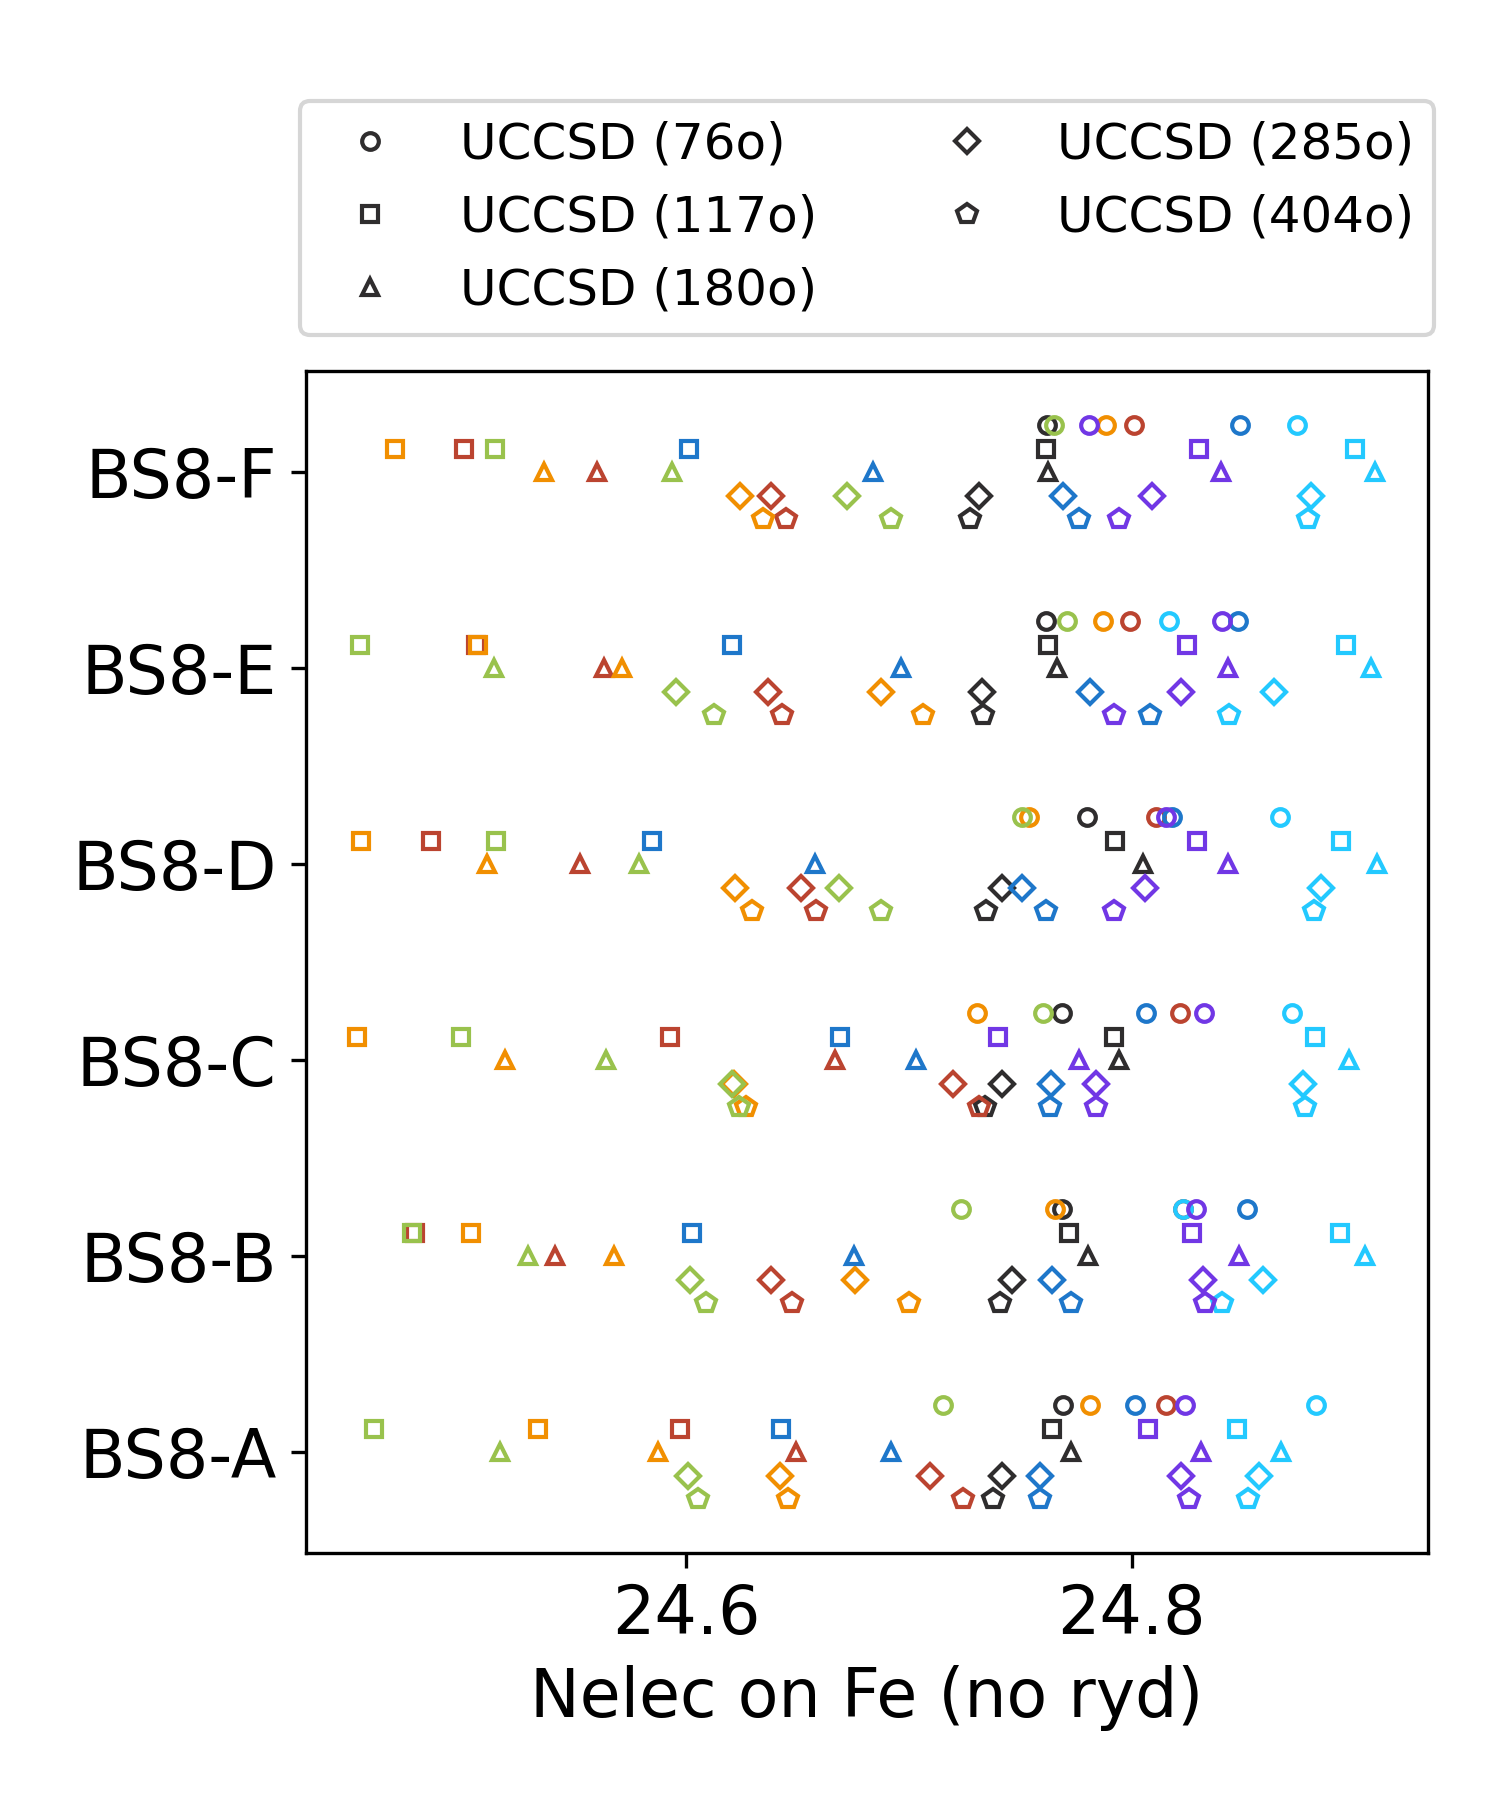

The script that saved this image:
# ---------------------------------------------------------------------------
# Copyright (C) 2026 Huanchen Zhai. All Rights Reserved.
# 
# This program is free software: you can redistribute it and/or modify
# it under the terms of the GNU General Public License as published by
# the Free Software Foundation, either version 3 of the License, or
# (at your option) any later version.
# 
# This program is distributed in the hope that it will be useful,
# but WITHOUT ANY WARRANTY; without even the implied warranty of
# MERCHANTABILITY or FITNESS FOR A PARTICULAR PURPOSE.  See the
# GNU General Public License for more details.
# 
# You should have received a copy of the GNU General Public License
# along with this program.  If not, see <https://www.gnu.org/licenses/>.
# ---------------------------------------------------------------------------


import matplotlib.pyplot as plt
import numpy as np, json

plt.rcParams.update({'font.size': 16})
plt.figure(figsize=(5, 6))

data = json.load(open("../20-Data/90-colors.json", "r", encoding='utf-8'))
data |= json.load(open("../20-Data/80-bs-states.json", "r", encoding='utf-8'))
data |= json.load(open("../20-Data/01-llduc-uccsd.json", "r", encoding='utf-8'))
data |= json.load(open("../20-Data/14-large-uccsd.json", "r", encoding='utf-8'))

bs_init = data['bs']
bs_map = data['name_x']
colors = data['colors']

prop_uccsd = np.array([min([(x['uccsd'], x['uccsd(t)'], x['uccsd-elec-pop-noryd'][:7])
    for x in data['uccsd'][str(ix)]])[2] for ix in range(35)] )

prop_uccsd_ls = np.array([[min([(x['uccsd'], x['uccsd(t)'], x.get('uccsd-elec-pop-noryd', [np.nan] * 8)[:7])
    for x in data['large_uccsd'][str(ia)][str(ix)] if 'uccsd' in x]
    + [(0, 0, [0] * 7)])[2] for ix in range(35)] for ia in range(4)])

ibs = [6, 7, 9][1]
inits = bs_init[ibs] if ibs != 6 else bs_init[6] + bs_init[8]

for ix, i in enumerate(inits):
    for p in range(7):
        plt.plot(prop_uccsd[i, p], ix + 0.24, '', linewidth=0, marker='o', mec=colors[p], markersize=4, color=colors[p], mfc='none', label='UCCSD (76o)' if ix == 0 and p == 0 else None)
        plt.plot(prop_uccsd_ls[0][i, p], ix + 0.12, '', linewidth=0, marker='s', mec=colors[p], markersize=4, color=colors[p], mfc='none', label='UCCSD (117o)' if ix == 0 and p == 0 else None)
        plt.plot(prop_uccsd_ls[1][i, p], ix - 0.00, '', linewidth=0, marker='^', mec=colors[p], markersize=4, color=colors[p], mfc='none', label='UCCSD (180o)' if ix == 0 and p == 0 else None)
        plt.plot(prop_uccsd_ls[2][i, p], ix - 0.12, '', linewidth=0, marker='D', mec=colors[p], markersize=4, color=colors[p], mfc='none', label='UCCSD (285o)' if ix == 0 and p == 0 else None)
        plt.plot(prop_uccsd_ls[3][i, p], ix - 0.24, '', linewidth=0, marker='p', mec=colors[p], markersize=5, color=colors[p], mfc='none', label='UCCSD (404o)' if ix == 0 and p == 0 else None)
plt.yticks([0, 1, 2, 3, 4, 5], [bs_map[str(x)] for x in inits])
plt.legend(bbox_to_anchor=(0.5, 1.13), loc='center', fontsize=12, ncols=2)
plt.xlabel('Nelec on Fe (no ryd)')
plt.tight_layout()
plt.savefig('16-sm-large-pop-e-elec-bs8.png', dpi=300)
